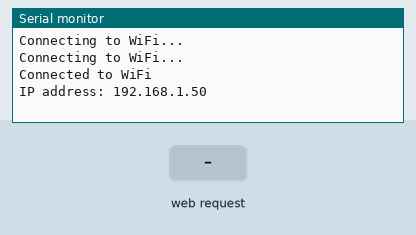
The sketch below on a simulated ESP32. On the bench: the last lines printed to the serial monitor. Inputs (shaded band) come from the test bench. WiFi joins after 1.5 s; servers stay silent unless stated.

Above: at 3.2 s.
3.3 s: HTTP request GET /process_data received
At 4.4 s:
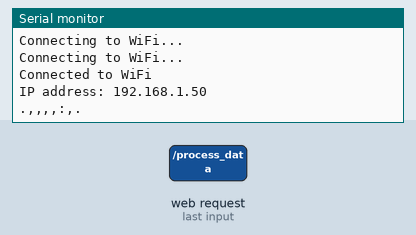
4.8 s: HTTP request GET /process_data?device=1 received
At 5.5 s:
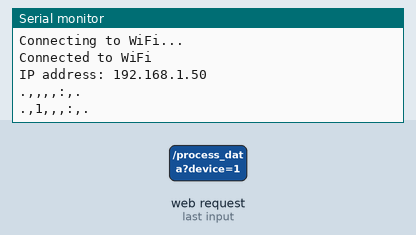

The sketch:

runOnEsp32.ino
```cpp
#include <WiFi.h>
#include <ESPAsyncWebServer.h>

const char *ssid = "MINH KHA";
const char *password = "0855508877";

AsyncWebServer server(80);

void setup() {
  Serial.begin(115200);

  WiFi.begin(ssid, password);
  while (WiFi.status() != WL_CONNECTED) {
    delay(1000);
    Serial.println("Connecting to WiFi...");
  }
  Serial.println("Connected to WiFi");
  Serial.print("IP address: ");
  Serial.println(WiFi.localIP());

  server.on("/", HTTP_GET, [](AsyncWebServerRequest *request) {
    request->send(200, "text/html", R"html(
<!DOCTYPE html>
<html lang="en">

<head>
    <meta charset="UTF-8">
    <meta name="viewport" content="width=device-width, initial-scale=1.0">
    <title>Control Deivce</title>
    <style>
        .on {
            width: 150px;
            height: 40px;
            font-size: 21px;
            color: #FFF;
            background-color: #4caf50;
            border-radius: 10px;
        }

        .off {
            width: 150px;
            height: 40px;
            font-size: 21px;
            color: #FFF;
            background-color: #f44336;
            border-radius: 10px;
        }
    </style>
</head>

<body>
    <table align="center">
        <tr>
            <td><a href='/On1'><button class='on'>Turn On 1</button></a>
            <td>
            <td><a href='/Off1'><button class='off'>Turn Off 1</button></a>
            <td>
        <tr>
        <tr>
            <td><a href='/On2'><button class='on'>Turn On 2</button></a>
            <td>
            <td><a href='/Off2'><button class='off'>Turn Off 2</button></a>
            <td>
        <tr>
        <tr>
            <td><a href='/On3'><button class='on'>Turn On 3</button></a>
            <td>
            <td><a href='/Off3'><button class='off'>Turn Off 3</button></a>
            <td>
        <tr>
        <tr>
            <td><a href='/On4'><button class='on'>Turn On 4</button></a>
            <td>
            <td><a href='/Off4'><button class='off'>Turn Off 4</button></a>
            <td>
        <tr>
        <tr>
            <td><a href='/On5'><button class='on'>Turn On 5</button></a>
            <td>
            <td><a href='/Off5'><button class='off'>Turn Off 5</button></a>
            <td>
        <tr>
        <tr>
            <td><a href='/On6'><button class='on'>Turn On 6</button></a>
            <td>
            <td><a href='/Off6'><button class='off'>Turn Off 6</button></a>
            <td>
        <tr>
        <tr>
            <td><a href='/On7'><button class='on'>Turn On 7</button></a>
            <td>
            <td><a href='/Off7'><button class='off'>Turn Off 7</button></a>
            <td>
        <tr>
        <tr>
            <td><a href='/On8'><button class='on'>Turn On 8</button></a>
            <td>
            <td><a href='/Off8'><button class='off'>Turn Off 8</button></a>
            <td>
        <tr>
        <tr>
        </tr>
    </table>
    <br>
    <table align="center">
        <tr>
            <td >
                <label>SET TIME</label>
            </td>
        </tr>
    </table>
    <table align="center">
        <tr>
            <td>
                <label for="device">Choose Device:</label>
                <select name="device" id="device">
                    <option value="1">1</option>
                    <option value="2">2</option>
                    <option value="3">3</option>
                    <option value="4">4</option>
                    <option value="5">5</option>
                    <option value="6">6</option>
                    <option value="7">7</option>
                    <option value="8">8</option>
                </select>
            </td>
            <td>
                <label for="weekday">Choose Day Of Week:</label>
                <select name="weekday" id="weekday">
                    <option value="Monday">Monday</option>
                    <option value="Tuesday">Tuesday</option>
                    <option value="Wednesday">Wednesday</option>
                    <option value="Thursday">Thursday</option>
                    <option value="Friday">Friday</option>
                    <option value="Saturday">Saturday</option>
                    <option value="Sunday">Sunday</option>
                </select>
            </td>
            <td>
                <label for="time">Choose Time:</label>
                <select name="hour" id="hour">
                    <option value="0">0</option>
                    <option value="1">1</option>
                    <option value="2">2</option>
                    <option value="3">3</option>
                    <option value="4">4</option>
                    <option value="5">5</option>
                    <option value="6">6</option>
                    <option value="7">7</option>
                    <option value="8">8</option>
                    <option value="9">9</option>
                    <option value="10">10</option>
                    <option value="11">11</option>
                    <option value="12">12</option>
                    <option value="13">13</option>
                    <option value="14">14</option>
                    <option value="15">15</option>
                    <option value="16">16</option>
                    <option value="17">17</option>
                    <option value="18">18</option>
                    <option value="19">19</option>
                    <option value="20">20</option>
                    <option value="21">21</option>
                    <option value="22">22</option>
                    <option value="23">23</option>
                </select>
                <label for="time">:</label>
                <select name="minute" id="minute">
                    <option value="0">0</option>
                    <option value="1">1</option>
                    <option value="2">2</option>
                    <option value="3">3</option>
                    <option value="4">4</option>
                    <option value="5">5</option>
                    <option value="6">6</option>
                    <option value="7">7</option>
                    <option value="8">8</option>
                    <option value="9">9</option>
                    <option value="10">10</option>
                    <option value="11">11</option>
                    <option value="12">12</option>
                    <option value="13">13</option>
                    <option value="14">14</option>
                    <option value="15">15</option>
                    <option value="16">16</option>
                    <option value="17">17</option>
                    <option value="18">18</option>
                    <option value="19">19</option>
                    <option value="20">20</option>
                    <option value="21">21</option>
                    <option value="22">22</option>
                    <option value="23">23</option>
                    <option value="24">24</option>
                    <option value="25">25</option>
                    <option value="26">26</option>
                    <option value="27">27</option>
                    <option value="28">28</option>
                    <option value="29">29</option>
                    <option value="30">30</option>
                    <option value="31">32</option>
                    <option value="33">33</option>
                    <option value="34">34</option>
                    <option value="35">35</option>
                    <option value="36">36</option>
                    <option value="37">37</option>
                    <option value="38">38</option>
                    <option value="39">39</option>
                    <option value="40">40</option>
                    <option value="41">41</option>
                    <option value="42">42</option>
                    <option value="43">43</option>
                    <option value="44">44</option>
                    <option value="45">45</option>
                    <option value="46">46</option>
                    <option value="47">47</option>
                    <option value="48">48</option>
                    <option value="49">49</option>
                    <option value="50">50</option>
                    <option value="51">51</option>
                    <option value="52">52</option>
                    <option value="53">53</option>
                    <option value="54">54</option>
                    <option value="55">55</option>
                    <option value="56">56</option>
                    <option value="57">57</option>
                    <option value="58">58</option>
                    <option value="59">59</option>
                </select>
            </td>
            <td>
                <input type="button" value="Submit" onclick="checkDangky()">
            </td>
        </tr>
    </table>

    <div id="ketqua"></div>

    <script>
        function checkDangky() {
            var device = document.getElementById("device").value;
            var weekday = document.getElementById("weekday").value;
            var hour = document.getElementById("hour").value;
            var minute = document.getElementById("minute").value;
            console.log('Entered information is:\n' + 'Device: ' + device + '\nDay: ' + weekday + '\nTime: ' + hour + ':' + minute);

            sendToESP(device, weekday, hour, minute);
        }

        function sendToESP(device, weekday, hour, minute) {
            var xhr = new XMLHttpRequest();
            var url = "http://192.168.1.4/process_data?device=" + device + "&weekday=" + weekday + "&hour=" + hour + "&minute=" + minute;

            xhr.open("GET", url, true);
            xhr.send();
        }
    </script>

</body>

</html>
    )html");
  });

  server.on("/process_data", HTTP_GET, [](AsyncWebServerRequest *request) {
    String device = request->arg("device");
    String weekday = request->arg("weekday");
    String hour = request->arg("hour");
    String minute = request->arg("minute");
    String data = ".," + device + "," + weekday + "," + hour + "," + ":" + minute + ",.";
    Serial.println(data);
  });

  server.begin();
}

void loop() {
}
```

Measured:
- after the input at 3.3 s, the serial monitor: prints a new line at once (image 1)
- after the input at 4.8 s, the serial monitor: prints a new line at once (image 2)
